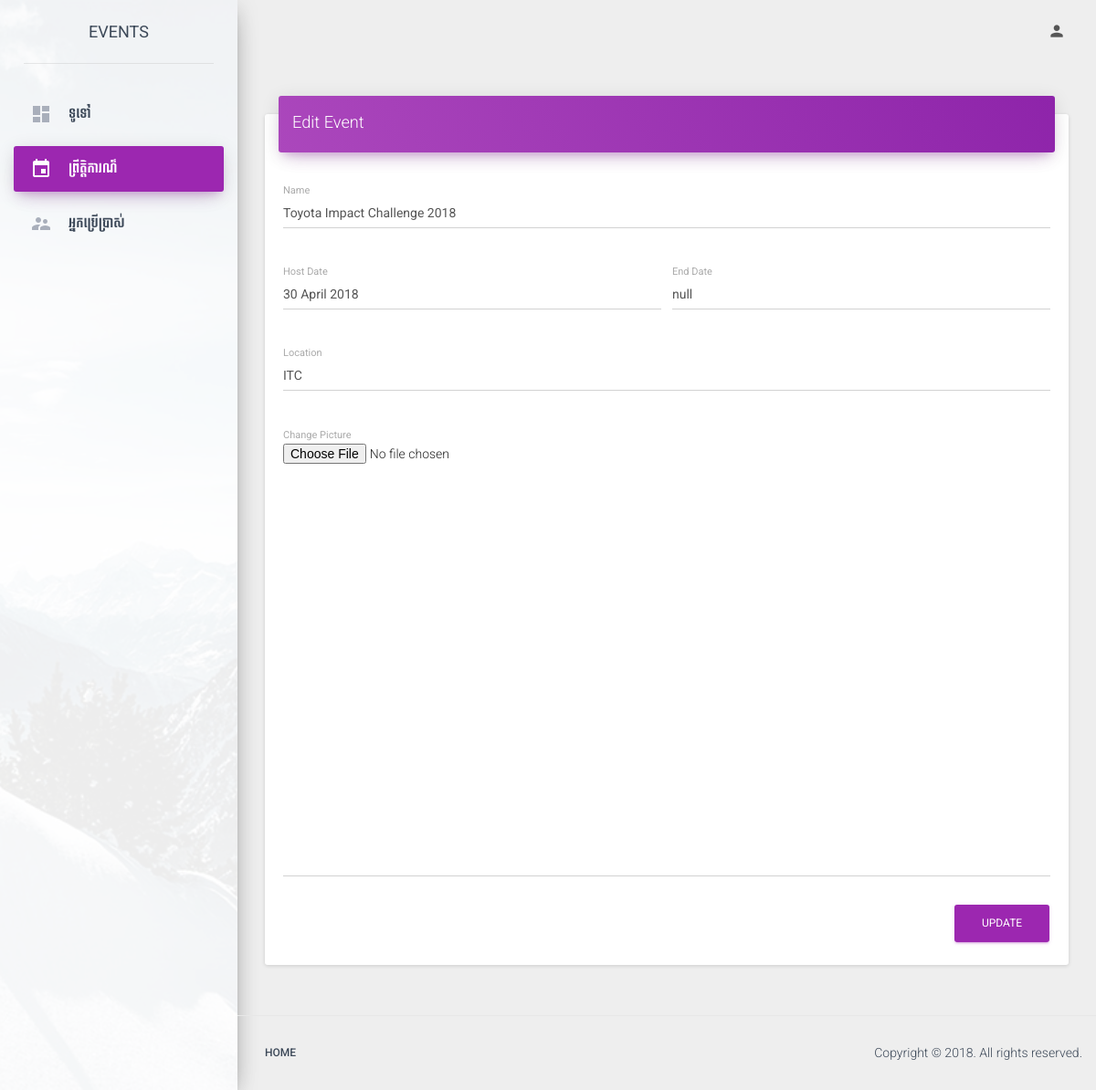
Screenshot of /dashboard.php?page=events&edit=55 (signed in) with the database file from the repository.
### tables this page shows
CREATE TABLE `Event` (
  `id` int(11) NOT NULL,
  `name` varchar(128) NOT NULL,
  `host_date` text NOT NULL,
  `end_date` varchar(32) NOT NULL,
  `location` varchar(64) NOT NULL,
  `created_date` timestamp NOT NULL DEFAULT CURRENT_TIMESTAMP ON UPDATE CURRENT_TIMESTAMP,
  `picture_url` text NOT NULL,
  `description` text NOT NULL
);

### dashboard.php (called while the page is built, shortened)
      </script> <?php
   include_once "./components/Header.php";
   include_once "./components/Dashboard/Index.php";
   include_once "./components/Footer.php";
?>

### components/Dashboard/Index/Events/Edit.php (the view, shortened to what this page needs)
<?php
$getData = $conn->query("SELECT * FROM event WHERE id = $id");
if($getData->num_rows > 0) {
   $row = $getData->fetch_assoc();
?>
   <div class="content">
      <div class="container-fluid">
         <div class="row">
<div class="col-md-12">
   <div class="card">
     <div class="card-header" data-background-color="purple">
         <h4 class="title">Edit Event</h4>
     </div>
     <div class="card-content">
         <form action="dashboard.php?page=events" method="POST" enctype="multipart/form-data">
             <div class="row">
                 <div class="col-md-12">
                     <div class="form-group label-floating">
                         <label class="control-label">Name</label>
                         <input type="text" name="name" class="form-control" value="<?php echo $row['name']; ?>">
                     </div>
                 </div>
             </div>
             <div class="row">
                 <div class="col-md-6">
                     <div class="form-group label-floating">
                         <label class="control-label">Host Date</label>
                         <input type="text" name="host_date" class="form-control" value="<?php echo $row['host_date']; ?>">
                     </div>
                 </div>
                 <div class="col-md-6">
                     <div class="form-group label-floating">
                         <label class="control-label">End Date</label>
                         <input type="text" name="end_date" class="form-control" value="<?php echo $row['end_date']; ?>">
                     </div>
                 </div>
             </div>
             <div class="row">
                 <div class="col-md-12">
                     <div class="form-group label-floating">
                         <label class="control-label">Location</label>
                         <input type="text" name="location" class="form-control" value="<?php echo $row['location']; ?>">
                     </div>
                 </div>
             </div>
             <div class="row">
                 <div class="col-md-12">
                        <label class="control-label">Change Picture</label>
                        <input type="file" name="picture">
                 </div>
             </div>
             <div class="row">
                 <div class="col-md-12">
                     <div class="form-group label-floating">
                        <textarea id="text" class="form-control" name="description" rows="20" value="<?php echo $row['description']; ?>"
                        ></textarea>
                     </div>
                 </div>
             </div>
             <button type="submit" class="btn btn-primary pull-right">Update</button>
             <div class="clearfix"></div>
         </form>
     </div>
   </div>
</div>
</div></div></div>
<?php
}
?>

### rows the page displays
event: name "Toyota Impact Challenge 2018", host_date "30 April 2018", end_date "null", location "ITC"
